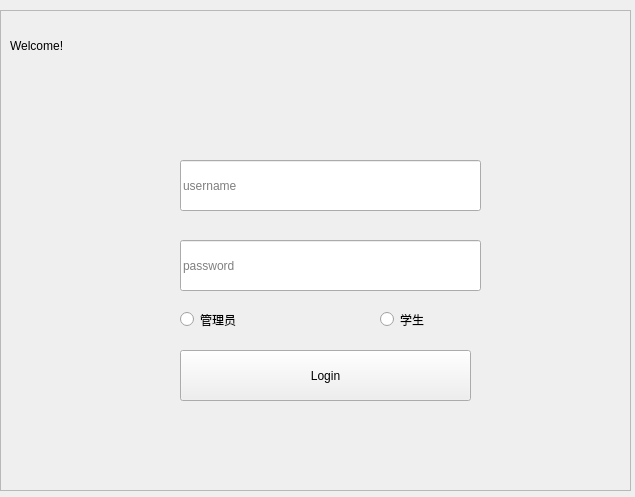
<?xml version="1.0" encoding="UTF-8"?>
<ui version="4.0">
 <class>welcome</class>
 <widget class="QWidget" name="welcome">
  <property name="geometry">
   <rect>
    <x>0</x>
    <y>0</y>
    <width>635</width>
    <height>497</height>
   </rect>
  </property>
  <property name="windowTitle">
   <string>welcome</string>
  </property>
  <property name="styleSheet">
   <string notr="true"/>
  </property>
  <widget class="QFrame" name="frame">
   <property name="geometry">
    <rect>
     <x>0</x>
     <y>10</y>
     <width>631</width>
     <height>481</height>
    </rect>
   </property>
   <property name="frameShape">
    <enum>QFrame::StyledPanel</enum>
   </property>
   <property name="frameShadow">
    <enum>QFrame::Raised</enum>
   </property>
   <widget class="QLabel" name="Lablogo">
    <property name="geometry">
     <rect>
      <x>10</x>
      <y>10</y>
      <width>121</width>
      <height>51</height>
     </rect>
    </property>
    <property name="text">
     <string>Welcome!</string>
    </property>
   </widget>
   <widget class="QLineEdit" name="username">
    <property name="geometry">
     <rect>
      <x>180</x>
      <y>150</y>
      <width>301</width>
      <height>51</height>
     </rect>
    </property>
    <property name="placeholderText">
     <string>username</string>
    </property>
   </widget>
   <widget class="QLineEdit" name="password">
    <property name="geometry">
     <rect>
      <x>180</x>
      <y>230</y>
      <width>301</width>
      <height>51</height>
     </rect>
    </property>
    <property name="placeholderText">
     <string>password</string>
    </property>
   </widget>
   <widget class="QPushButton" name="Btnlogin">
    <property name="geometry">
     <rect>
      <x>180</x>
      <y>340</y>
      <width>291</width>
      <height>51</height>
     </rect>
    </property>
    <property name="text">
     <string>Login</string>
    </property>
   </widget>
   <widget class="QRadioButton" name="Rtnadmin">
    <property name="geometry">
     <rect>
      <x>180</x>
      <y>300</y>
      <width>115</width>
      <height>19</height>
     </rect>
    </property>
    <property name="text">
     <string>管理员</string>
    </property>
   </widget>
   <widget class="QRadioButton" name="RtnStudent">
    <property name="geometry">
     <rect>
      <x>380</x>
      <y>300</y>
      <width>115</width>
      <height>19</height>
     </rect>
    </property>
    <property name="text">
     <string>学生</string>
    </property>
   </widget>
  </widget>
 </widget>
 <layoutdefault spacing="6" margin="11"/>
 <resources/>
 <connections/>
</ui>
